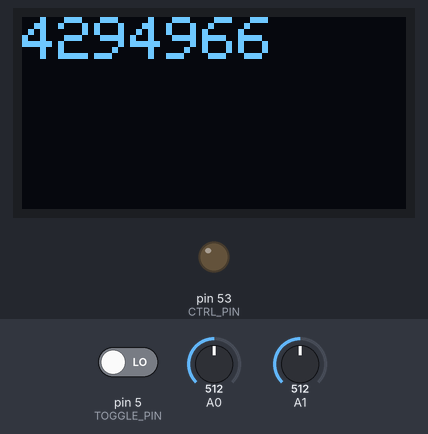
A sketch run on a simulated Arduino Mega 2560, built with avr-gcc and run on an emulated ATmega2560. On the bench: 128×64 one-colour display, output pins drawn as LEDs (lit = HIGH). The test bench sets the inputs (shaded band); at power-on: pin 5 (TOGGLE_PIN) LOW, A1 = 512, A0 = 512. What the sketch prints to the serial monitor is not drawn.

Above: at 1.2 s.
1.3 s: pin 5 (TOGGLE_PIN) driven HIGH
At 2.5 s:
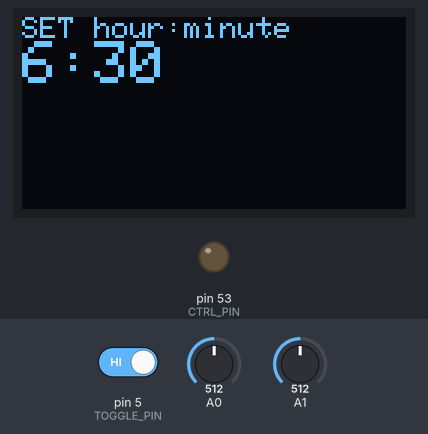
2.8 s: A1 set to 586
5.8 s: A1 set to 608
At 6.9 s:
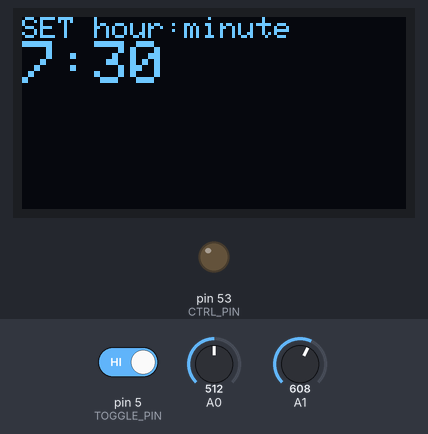
7.3 s: A0 set to 189
At 8.0 s:
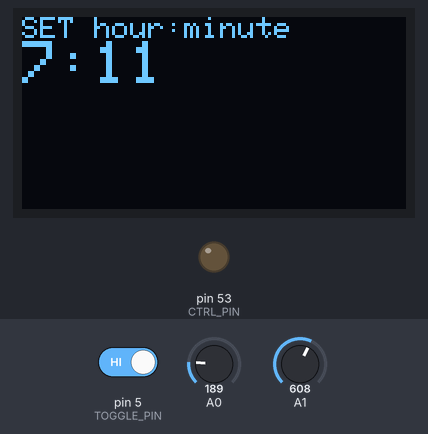
8.8 s: A0 set to 155
At 10.0 s:
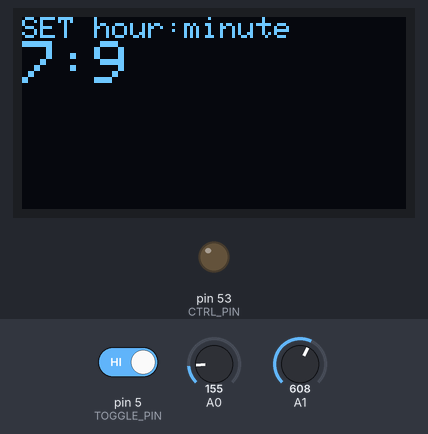
10.3 s: pin 5 (TOGGLE_PIN) driven LOW
At 11.8 s:
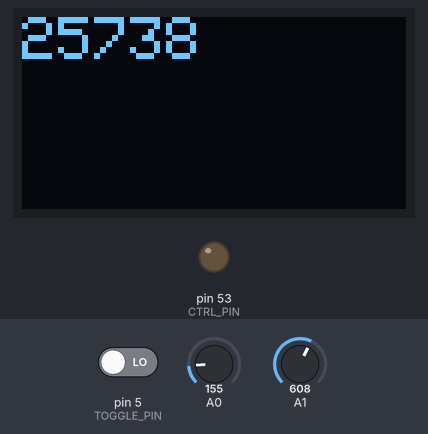
Timing chart, 0 to 13.3 s (numbered marks = the images above; inputs shaded):
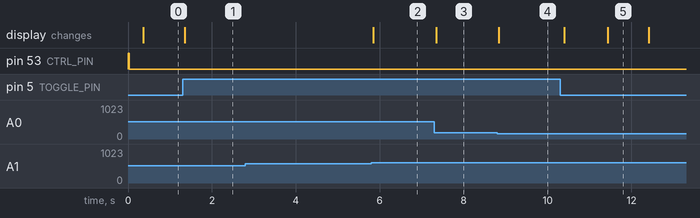

Measured:
- the behaviour switches between 597 and 598 on A1 (found by bisection; images 1 and 2)
- after the input at 1.3 s, the display: changes after 0.05 s (image 1)
- after the input at 2.8 s, every drawn part: stays the same
- after the input at 5.8 s, the display: changes after 0.05 s (image 2)
- after the input at 7.3 s, the display: changes at once (image 3)
- after the input at 8.8 s, the display: changes at once (image 4)
- after the input at 10.3 s, the display: first changes after 0.10 s (image 5 shows a later state)
- what the display in image 5 shows lasts 1.0 s, from 11.4 s to 12.4 s

The sketch:

sketch.ino
```cpp
#include <SPI.h>
#include <Wire.h>
#include <Adafruit_GFX.h>
#include <Adafruit_SSD1306.h>


// macros from DateTime.h
/* Useful Constants */
#define SECS_PER_MIN  (60UL)
#define SECS_PER_HOUR (3600UL)
#define SECS_PER_DAY  (SECS_PER_HOUR * 24L)


/* Useful Macros for getting elapsed time */
#define numberOfSeconds(_time_) (_time_ % SECS_PER_MIN)
#define numberOfMinutes(_time_) ((_time_ / SECS_PER_MIN) % SECS_PER_MIN)
#define numberOfHours(_time_) (( _time_% SECS_PER_DAY) / SECS_PER_HOUR)
#define elapsedDays(_time_) ( _time_ / SECS_PER_DAY)


#define CTRL_PIN 53
#define TOGGLE_PIN 5


#define SCREEN_WIDTH 128 // OLED display width, in pixels
#define SCREEN_HEIGHT 64 // OLED display height, in pixels

// Declaration for an SSD1306 display connected to I2C (SDA, SCL pins)
#define OLED_RESET     4 // Reset pin # (or -1 if sharing Arduino reset pin)
Adafruit_SSD1306 display(SCREEN_WIDTH, SCREEN_HEIGHT, &Wire, OLED_RESET);


bool inSetMode = true;

unsigned long timer = 0;
unsigned long timerMillis = 0;

void setup() {
  // put your setup code here, to run once:
  pinMode(CTRL_PIN, OUTPUT);
  digitalWrite(CTRL_PIN, HIGH);
  Serial.begin(9600);

  // SSD1306_SWITCHCAPVCC = generate display voltage from 3.3V internally
  if(!display.begin(SSD1306_SWITCHCAPVCC, 0x3D)) { // Address 0x3D for 128x64
    Serial.println(F("SSD1306 allocation failed"));
    for(;;); // Don't proceed, loop forever
  }
  display.clearDisplay();
}

void loop() {
    display.clearDisplay();
    display.setCursor(0,0);
    display.setTextColor(SSD1306_WHITE);

    inSetMode = digitalRead(TOGGLE_PIN) == HIGH;
    if (inSetMode) {
      //time((millis() - timer)/ 1000);
      int pot1 = analogRead(A1);
      int pot2 = analogRead(A0);

      int hourSet = round(map(pot1, 0, 1024, 0, 12));
      int minSet = round(map(pot2, 0, 1024, 0, 60));
      displayTimer(hourSet, minSet);
      timer = hourSet*60*60 + minSet*60;
      timer = timer*1000;
      Serial.print("hourSet ");
      Serial.println(hourSet);
      Serial.print("minSet");
      Serial.println(minSet);
      Serial.print("timer");
      Serial.println(timer);
      timerMillis = millis();

    }

    else {
      Serial.print("millis ");
      Serial.println(millis());
      Serial.print("timerMillis ");
      Serial.println(timerMillis);
      unsigned long elapsedTime = millis() - timerMillis;
      Serial.print("elapsedTime ");
      Serial.println(elapsedTime);
      displayTime((timer - elapsedTime)/1000);
      Serial.print("timer ");
      Serial.println(timer);


      if (elapsedTime > timer) {
        digitalWrite(CTRL_PIN, LOW);
      }
    }

    display.display();


}


void time(long val){
  int days = elapsedDays(val);
  int hours = numberOfHours(val);
  int minutes = numberOfMinutes(val);
  int seconds = numberOfSeconds(val);

  // digital clock display of current time
  Serial.print(days,DEC);
  //printDigits(hours);
  //printDigits(minutes);
  //printDigits(seconds);
 Serial.println();

}

void displayTime(long val) {
  int days = elapsedDays(val);
  int hours = numberOfHours(val);
  int minutes = numberOfMinutes(val);
  int seconds = numberOfSeconds(val);

  display.setTextSize(2);
  display.println(val);

}

void displayTimer(int hours, int minutes) {
  display.setTextSize(1);
  display.println("SET hour:minute");
  display.setTextSize(2);
  display.print(hours);
  display.print(":");
  display.print(minutes);
}
```
